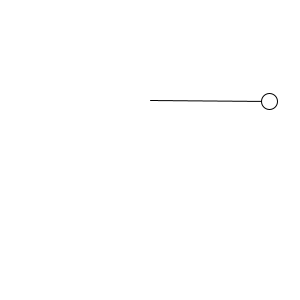
Frame 1 (no input)
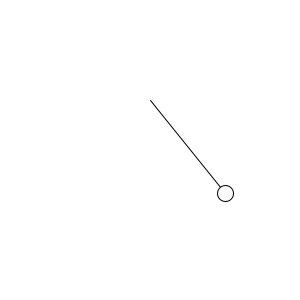
Frame 60 (the mouse pressed at the canvas centre just before this capture)
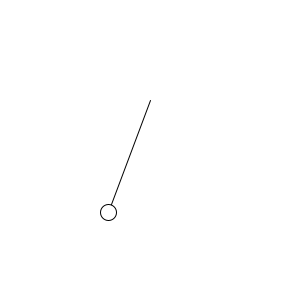
Frame 120 (the mouse held since frame 60 and released just before this capture)

The Processing sketch that drew these frames (run headless with seeded random() and noise(); from frame 60 on, the mouse is pressed at the canvas centre):

// Processing sketch: Oscillation201
// ── Oscillation201.pde
Pendulum p;

void setup() {
    size(300, 300);
    p = new Pendulum(new PVector(width / 2, height / 3), 120);
}

void draw() {
    background(255);
    p.go();
}

// ── Pendulum.pde
class Pendulum {
    PVector location;
    PVector pivot;
    PVector origin;
    float r;
    float angle;
    float aVelocity;
    float aAcceleration;
    float damping;
    
    Pendulum(PVector _pivot, int _r) {
        pivot = _pivot.get();
        location = new PVector();
        r = _r;
        angle = PI / 2;
        aVelocity = 0;
        aAcceleration = 0;
        damping = 0.995;
    }
    
    void go() {
        update();
        display();
    }
    
    
    void update() {
        float gravity = 0.01;
        aAcceleration = -1 * gravity * sin(angle);
        aVelocity += aAcceleration;
        angle += aVelocity;
        aVelocity *= damping;
    }
    
    void display() {
        location.set(r * sin(angle), r * cos(angle), 0);
        location.add(pivot);
        stroke(0);
        line(pivot.x, pivot.y, location.x, location.y);
        fill(255);
        ellipse(location.x, location.y, 16, 16);
    }
}
